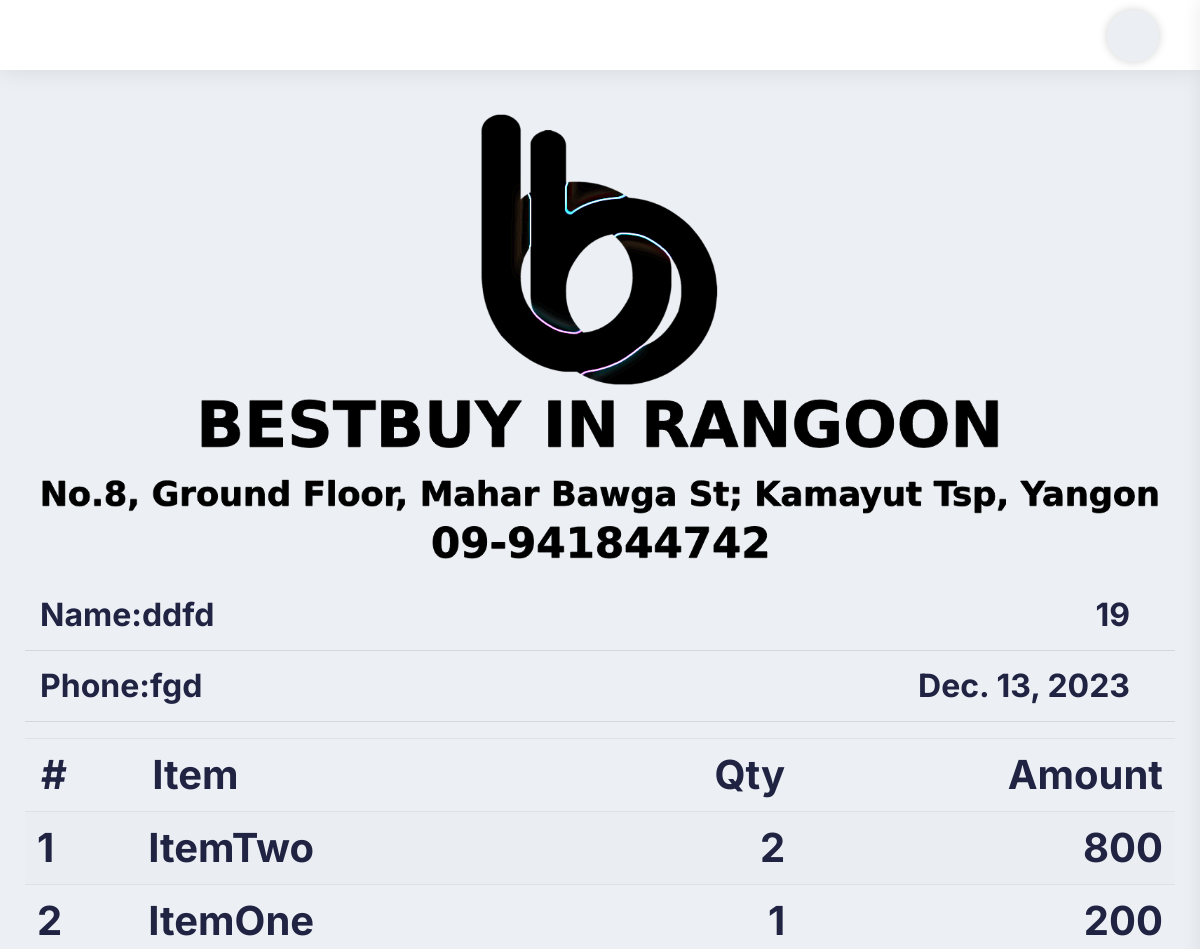
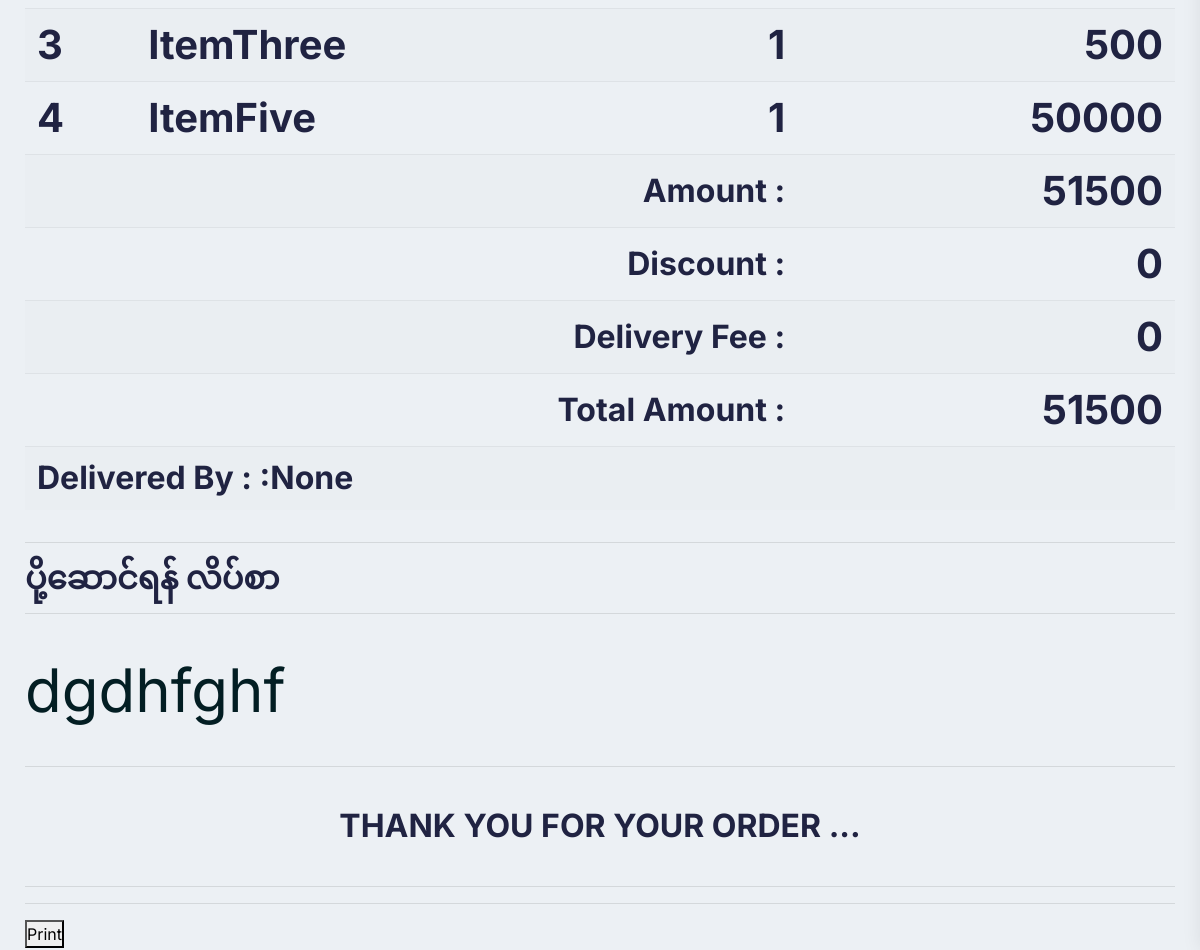
Page /InvoiceDetailView/19/ (signed in) on the committed database (2 pictures, top to bottom).
### myapp/models.py (models this page shows, shortened)
class Order(models.Model):
    cart = models.OneToOneField(Cart, on_delete=models.CASCADE)
    ordered_by = models.CharField(max_length=255,null=True, blank=True)
    shipping_address = models.CharField(max_length=255, null=True, blank=True)
    mobile = models.CharField(max_length=255,null=True, blank=True)
    email = models.EmailField(null=True, blank=True)
    subtotal = models.PositiveIntegerField()
    discount = models.PositiveIntegerField(default=0)
    total = models.PositiveIntegerField()
    tax = models.PositiveIntegerField()
    delivery_fee = models.IntegerField(default=0)
    delivery_system = models.ForeignKey(DeliverySystem, on_delete=models.CASCADE, blank=True,null=True)
    all_total = models.PositiveIntegerField()
    all_total_delivery = models.IntegerField(default=0)
    ordered_staus = models.CharField(max_length=255, choices=STATUS, default='Cash')
    payment = models.CharField(max_length=225, choices=PAYMENT_TYPE, default='Cash')
    deli_payment = models.BooleanField(default=False)
    created_at = models.DateField(auto_now_add=True)

class CartProduct(models.Model):
    cart = models.ForeignKey(Cart, on_delete=models.CASCADE)
    product = models.ForeignKey(Items, on_delete=models.CASCADE)
    rate = models.PositiveIntegerField()
    quantity = models.PositiveIntegerField()
    subtotal = models.PositiveIntegerField()
    remain_balance = models.IntegerField()
    created_at = models.DateField(auto_now_add=True)

class Items(models.Model):
    item_name = models.CharField(max_length=225)
    category = models.CharField(max_length=225)
    pruchase_price = models.FloatField(default=0.00)
    sell_price = models.FloatField(default=0.00)
    wholesale_price = models.FloatField(default=0.00)
    balance_qty = models.IntegerField(default=0)
    barcode_id = models.CharField(max_length=225,blank=True, null=True)
    photo = models.ImageField(upload_to='', blank=True, null=True)
    product_img = models.ImageField(upload_to='website/', blank=True)

### myapp/views.py (the view)
# urls.py: path('InvoiceDetailView/<int:pk>/', InvoiceDetailView.as_view(), name='InvoiceDetailView'),
class InvoiceDetailView(UserRequiredMixin,DetailView):
    template_name = 'invoicedetail.html'
    model = Order
    context_object_name = 'ord_obj'
    def get_context_data(self, **kwargs):
        context = super().get_context_data(**kwargs)
        context['allstatus'] = STATUS
        return context

### myapp/views.py (called while the page is built)
    def dispatch(self, request, *args, **kwargs):
        if request.user.is_authenticated:
            pass
        else:
            return redirect('myapp:UserLoginView')
        return super().dispatch(request, *args, **kwargs)

### templates/invoicedetail.html (shortened to what this page needs)
{% extends 'base.html' %}
{% load static %}
{% block content %}
<img src="{% static 'vendors/images/invoice.png' %}" alt=""/>
<div class="row col-md-12 mt-30">
    <div class="col-md-6"><h2>Name:{{ord_obj.ordered_by}}</h2></div>
    <div class="text-right col-md-6"><h2>{{ord_obj.id}}</h2></div>
</div>
<hr>
<div class="row col-md-12">
    <div class="col-md-6"><h2>Phone:{{ord_obj.mobile}}</h2></div>
    <div class="text-right col-md-6"><h2>{{ord_obj.created_at}}</h2></div>
</div>
<hr>
<div class="table-responsive">
    <table class="table table-striped">
        <thead>
        <tr>
            <th scope="col"><h1>#</h1></th>
            <th><h1>Item</h1></th>
            <th class="text-right"><h1>Qty</h1></th>
            <th class="text-right"><h1>Amount</h1></th>
        </tr>
        </thead>
        <tbody>
        {% for p in ord_obj.cart.cartproduct_set.all %}
        <tr>
            <th scope="row"><h1>{{forloop.counter}}</h1></th>
            <th class="font-100"><h1>{{p.product.item_name}}</h1></th>
            <th class="text-right font-40"><h1>{{p.quantity}}</h1></th>
            <th class="text-right font-40"><h1>{{p.subtotal}}</h1></th>
        </tr>
        {% endfor %}
        <tr>
            <th colspan="3" class="text-right"><h2>Amount :</h2></th>
            <th class="text-right"><h1>{{ord_obj.total}}</h1></th>
        </tr>
        <tr>
            <th colspan="3" class="text-right"><h2>Discount :</h2></th>
            <th class="text-right"><h1>{{ord_obj.discount}}</h1></th>
        </tr>
        <tr>
            <th colspan="3" class="text-right"><h2>Delivery Fee :</h2></th>
            <th class="text-right"><h1>{{ord_obj.delivery_fee}}</h1></th>
        </tr>
        <tr>
            <th colspan="3" class="text-right"><h2>Total Amount :</h2></th>
            <th class="text-right font-60"><h1>{{ord_obj.all_total_delivery}}</h1></th>
        </tr>
        <tr>
            <th colspan="4">
                <span><strong><h2>Delivered By : :{{ord_obj.delivery_system}}</h2></strong></span>
            </th>
        </tr>
        </tbody>
    </table>
</div>
<hr>
{% if ord_obj.shipping_address %}
<span><strong><h2>ပို့ဆောင်ရန် လိပ်စာ</h2></strong></span>
<hr>
<span class="" style="font-size:60px;line-height: 2.0;">{{ord_obj.shipping_address}}</span>
{% endif %}
<hr>
<br>
<div class="text-center">
    <h2>THANK YOU FOR YOUR ORDER ...</h2>
</div>
<br>
<hr>
<hr>
<button id="btnPrint" class="hidden-print">Print</button>
{% endblock content %}

### rows in the picture
Order: ordered_by "ddfd", id "19", mobile "fgd", created_at "Dec. 13, 2023", total "51500", discount "0", delivery_fee "0", all_total_delivery "51500", delivery_system "None", shipping_address "dgdhfghf"
CartProduct: product.item_name "ItemTwo", quantity "2", subtotal "800"
CartProduct: product.item_name "ItemOne", quantity "1", subtotal "200"
CartProduct: product.item_name "ItemThree", quantity "1", subtotal "500"
CartProduct: product.item_name "ItemFive", quantity "1", subtotal "50000"
